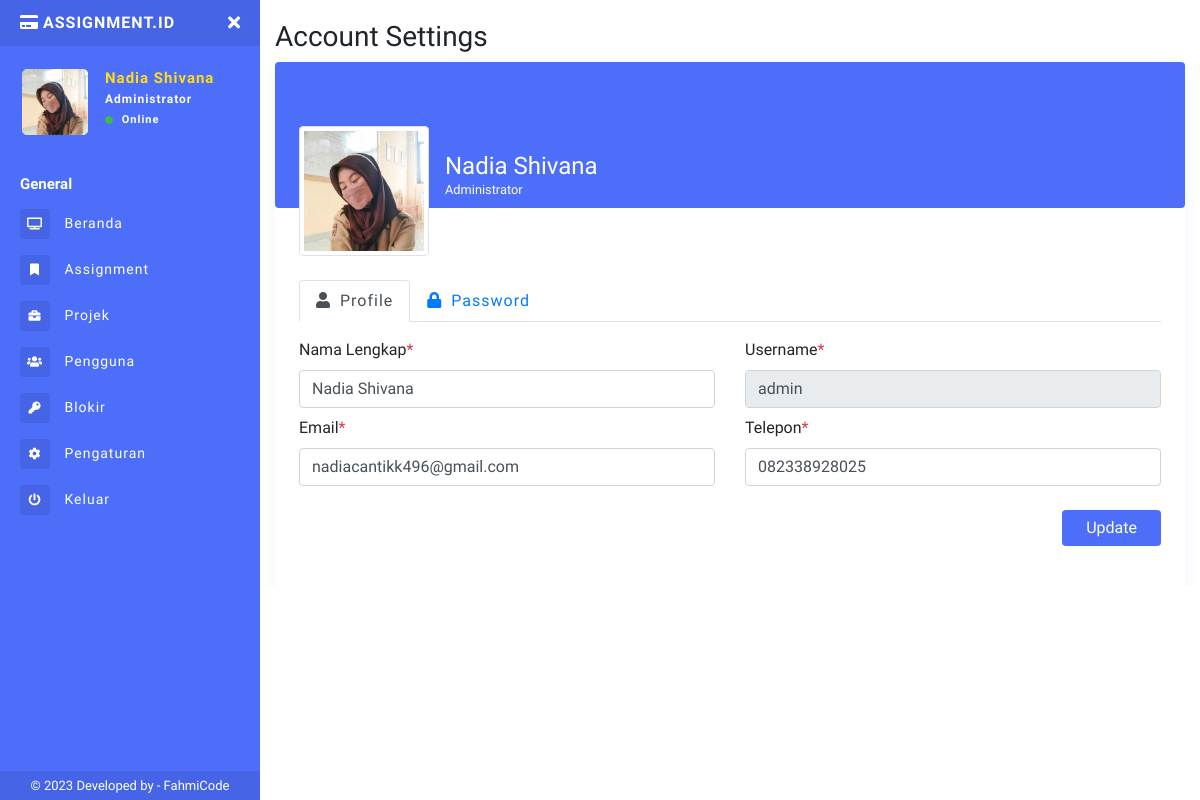
The page /app/pengaturan.php (signed in) on the database its author committed.
### tables this page shows
CREATE TABLE `tb_pengguna` (
  `id` int(11) NOT NULL,
  `nama` varchar(50) NOT NULL,
  `username` varchar(30) NOT NULL,
  `password` varchar(40) NOT NULL,
  `email` varchar(50) NOT NULL,
  `tlpn` varchar(20) NOT NULL,
  `level` enum('Member','Leader','Administrator') NOT NULL,
  `logo` varchar(40) NOT NULL,
  `status` tinyint(4) NOT NULL,
  `kd_projek` varchar(20) NOT NULL,
  `created_at` timestamp NOT NULL DEFAULT current_timestamp(),
  `update_at` datetime DEFAULT NULL
);

### app/pengaturan.php (the view, shortened to what this page needs)
<?php
include 'sidebar.php';
?>
<h1 class="h3 mb-2">Account Settings</h1>
<div class="bg-white shadow rounded overflow-hidden">
    <div class="px-4 bg-purple" style="border-radius:0.25rem;">
        <div class="media align-items-end profile-header">
            <form method="POST" action="proses-logo.php" enctype="multipart/form-data">
                <div class="profile mr-3">
                    <label for="logo"><img src="../uploads/profil/<?= $d['logo']; ?>" alt="logo" class="img-cover-profile rounded mb-2 img-thumbnail"></label>
                </div>
            </form>
            <div class="media-body mb-5 text-white">
                <h4 class="mt-0 mb-0"><?php echo $d['nama']; ?></h4>
                <p class="small mb-4"><?= $d['level'] ?> <?= $d['level'] != 'Administrator' ? 'Team' : '' ?></p>
            </div>
        </div>
    </div>
    <div class="py-4 px-4 mt-5">
        <ul class="nav nav-tabs" role="tablist">
            <li class="nav-item">
                <a class="nav-link active" data-toggle="tab" href="#PageProfile" style="letter-spacing: 1px;">
                    <i class="fa fa-user mr-1"></i> Profile</a>
            </li>
            <li class="nav-item">
                <a class="nav-link" data-toggle="tab" href="#PagePassword" style="letter-spacing: 1px;">
                    <i class="fa fa-lock mr-1"></i> Password</a>
            </li>
        </ul>
        <div class="tab-content py-3">
            <div id="PageProfile" class="tab-pane active">
                <form method="post">
                    <div class="row">
                        <div class="col-sm-6 col-md-6 mb-2">
                            <label for="namatoko">Nama Lengkap<span class="text-danger">*</span></label>
                            <input name="nama" type="text" class="form-control" value="<?php echo $d['nama'] ?>" id="namatoko" placeholder="nama toko" required>
                        </div>
                        <div class="col-sm-6 col-md-6 mb-2">
                            <label for="username">Username<span class="text-danger">*</span></label>
                            <input name="username" type="text" class="form-control" name="username" value="<?php echo $d['username'] ?>" id="username" placeholder="username" readonly>
                        </div>
                        <div class="col-sm-6 col-md-6 mb-2">
                            <label for="email">Email<span class="text-danger">*</span></label>
                            <input name="email" type="email" class="form-control" value="<?= $d['email']; ?>" id="email" placeholder="Email" required>
                        </div>
                        <div class="col-sm-6 col-md-6 mb-2">
                            <label for="aplikasi">Telepon<span class="text-danger">*</span></label>
                            <input type="number" name="telepon" class="form-control" value="<?= $d['tlpn']; ?>" id="aplikasi" placeholder="Telepon" required>
                        </div>
                        <div class="col-sm-6 col-md-6 col-lg-6"></div>
                        <div class="col-sm-6 col-md-6 col-lg-6 text-right mt-3">
                            <div id="Ada1">
                                <button type="button" class="btn btn-primary px-4" onclick="GetVerif()">Update</button>
                            </div>
                        </div>
                    </div>
                </form>
            </div>
        </div>
    </div>
</div>
</div>
</main>
</div>
    </body>
    </html>

### app/sidebar.php (shortened to what this page needs)
<?php
include '../connection/koneksi.php';
$query = "SELECT * FROM tb_pengguna WHERE id = '" .  $_COOKIE['id'] . "'";
$run = mysqli_query($conn, $query);
$d = mysqli_fetch_array($run);
?>
<!DOCTYPE html>
<html>
<head>
  <link rel="stylesheet" href="https://maxcdn.bootstrapcdn.com/bootstrap/4.0.0/css/bootstrap.min.css">
  <link href="../assets/css/style.css" rel="stylesheet">
  <link href="https://use.fontawesome.com/releases/v5.0.6/css/all.css" rel="stylesheet">
  <link href="../assets/vendor/datatables/dataTables.bootstrap4.min.css" rel="stylesheet">
  <link href="../assets/vendor/datatables/responsive.bootstrap4.min.css" rel="stylesheet">
</head>
<body>
  <div class="page-wrapper chiller-theme toggled">
    <nav id="sidebar" class="sidebar-wrapper">
      <div class="sidebar-content">
        <div class="sidebar-brand">
          <a href="./"><i class="fa fa-credit-card mr-1 text-uppercase"></i>assignment.id</a>
          <div id="close-sidebar">
            <i class="fas fa-times"></i>
          </div>
        </div>
        <div class="sidebar-header">
          <div class="user-pic" style="height:70px;width:70px;">
            <img class="img-responsive img-rounded" src="../uploads/profil/<?= $d['logo']; ?>" alt="User picture">
          </div>
          <div class="user-info">
            <span class="user-name"><?= $d['nama']; ?>
            </span>
            <span class="user-role"><?= $d['level'] ?> <?= $d['level'] != 'Administrator' ? 'Team' : '' ?></span>
            <span class="user-status">
              <i class="fa fa-circle"></i>
              <span>Online</span>
            </span>
          </div>
        </div>
        <div class="sidebar-menu">
          <ul>
            <li class="header-menu">
              <span>General</span>
            </li>
            <li>
              <a href="index.php">
                <i class="fas fa-tv"></i>
                <span>Beranda</span>
              </a>
            </li>
            <li>
              <a href="info-task.php">
                <i class="fa fa-fw fa-bookmark"></i>
                <span>Assignment</span>
              </a>
            </li>
            <?php
            if ($d['level'] == "Administrator" || $d['level'] == "Leader") { ?>
              <li class="nav-item">
                <a class="nav-link collapsed" href="#" data-toggle="collapse" data-target="#collapseTwo" aria-expanded="true" aria-controls="collapseTwo">
                  <i class="fa fa-briefcase"></i>
                  <span>Projek</span>
                </a>
              </li>
            <?php } ?>
            <?php
            if ($d['level'] == "Administrator") { ?>
              <li>
                <a href="pengguna.php">
                  <i class="fas fa-users"></i>
                  <span>Pengguna</span>
                </a>
              </li>
              <li>
                <a href="daftar-blokir.php">
                  <i class="fas fa-key"></i>
                  <span>Blokir</span>
                </a>
              </li>
            <?php  }  ?>
            <li>
              <a href="pengaturan.php">
                <i class="fa fa-cog"></i>
                <span>Pengaturan</span>
              </a>
            </li>
            <li>
              <a href="#Exit" data-toggle="modal">
                <i class="fa fa-power-off"></i>
                <span>Keluar</span>
              </a>
            </li>
          </ul>
        </div>
      </div>
      <div class="sidebar-footer">
        © 2023 Developed by - <a target="_blank" rel="noopener noreferrer" href="https://fahmi965.000webhostapp.com/Portofolio.html">
          FahmiCode</a>
      </div>
    </nav>
    <main class="page-content">
      <div class="container-fluid">

### rows shown on the page
tb_pengguna: logo (picture), nama "Nadia Shivana", level "Administrator", username "admin", email "nadiacantikk496@gmail.com", telepon "082338928025"
